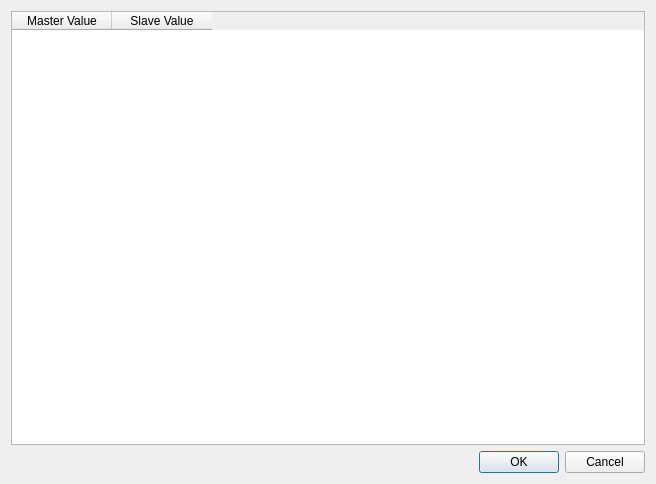
<?xml version="1.0" encoding="UTF-8"?>
<ui version="4.0">
 <class>CombineSongsDialog</class>
 <widget class="QDialog" name="CombineSongsDialog">
  <property name="geometry">
   <rect>
    <x>0</x>
    <y>0</y>
    <width>656</width>
    <height>484</height>
   </rect>
  </property>
  <property name="windowTitle">
   <string>Dialog</string>
  </property>
  <layout class="QVBoxLayout" name="verticalLayout">
   <item>
    <widget class="QTableWidget" name="tableWidget">
     <column>
      <property name="text">
       <string>Master Value</string>
      </property>
     </column>
     <column>
      <property name="text">
       <string>Slave Value</string>
      </property>
     </column>
    </widget>
   </item>
   <item>
    <widget class="QDialogButtonBox" name="buttonBox">
     <property name="orientation">
      <enum>Qt::Horizontal</enum>
     </property>
     <property name="standardButtons">
      <set>QDialogButtonBox::Cancel|QDialogButtonBox::Ok</set>
     </property>
    </widget>
   </item>
  </layout>
 </widget>
 <resources/>
 <connections>
  <connection>
   <sender>buttonBox</sender>
   <signal>accepted()</signal>
   <receiver>CombineSongsDialog</receiver>
   <slot>accept()</slot>
   <hints>
    <hint type="sourcelabel">
     <x>248</x>
     <y>254</y>
    </hint>
    <hint type="destinationlabel">
     <x>157</x>
     <y>274</y>
    </hint>
   </hints>
  </connection>
  <connection>
   <sender>buttonBox</sender>
   <signal>rejected()</signal>
   <receiver>CombineSongsDialog</receiver>
   <slot>reject()</slot>
   <hints>
    <hint type="sourcelabel">
     <x>316</x>
     <y>260</y>
    </hint>
    <hint type="destinationlabel">
     <x>286</x>
     <y>274</y>
    </hint>
   </hints>
  </connection>
 </connections>
</ui>
